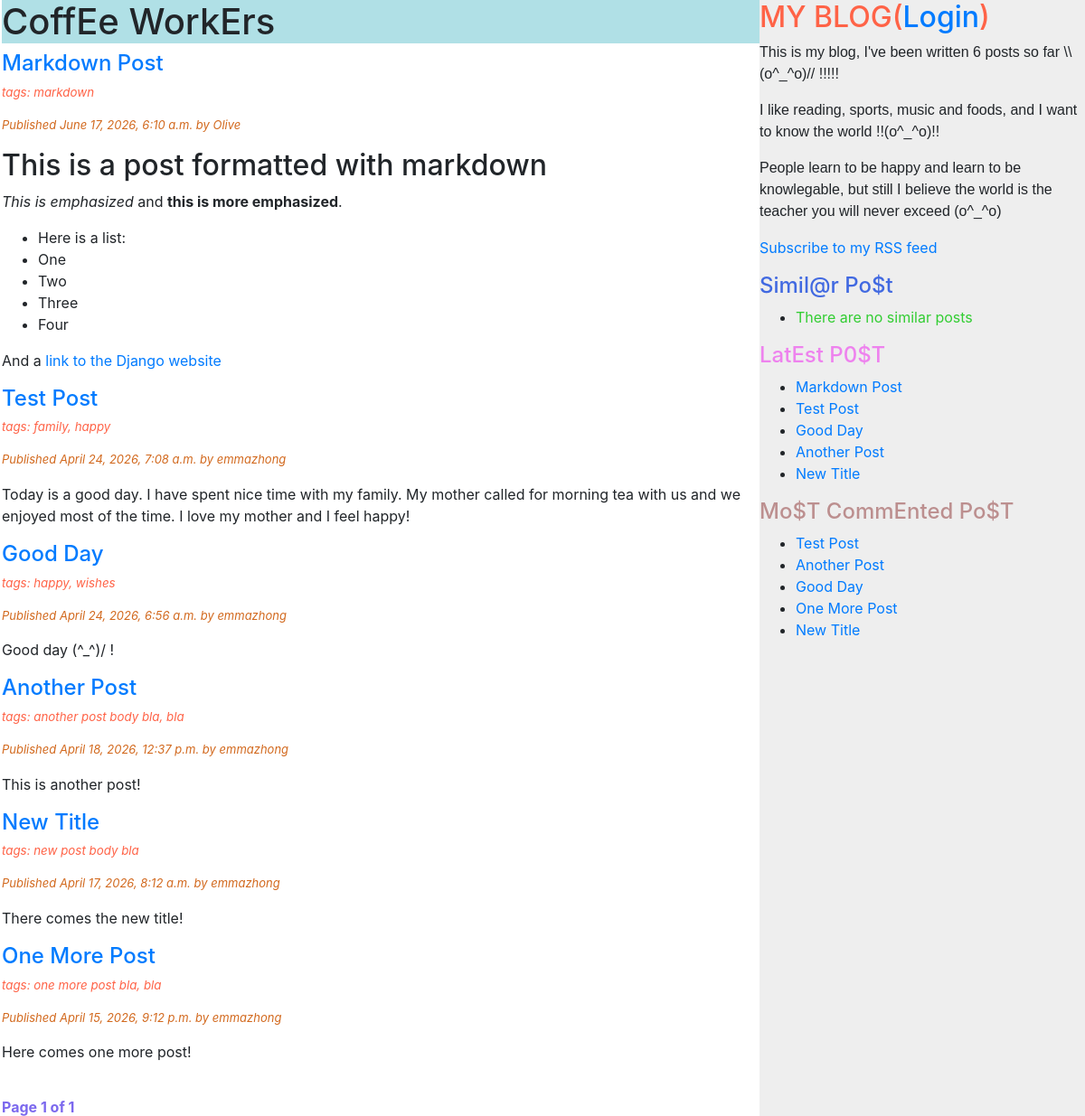
Before: / with the older database file.
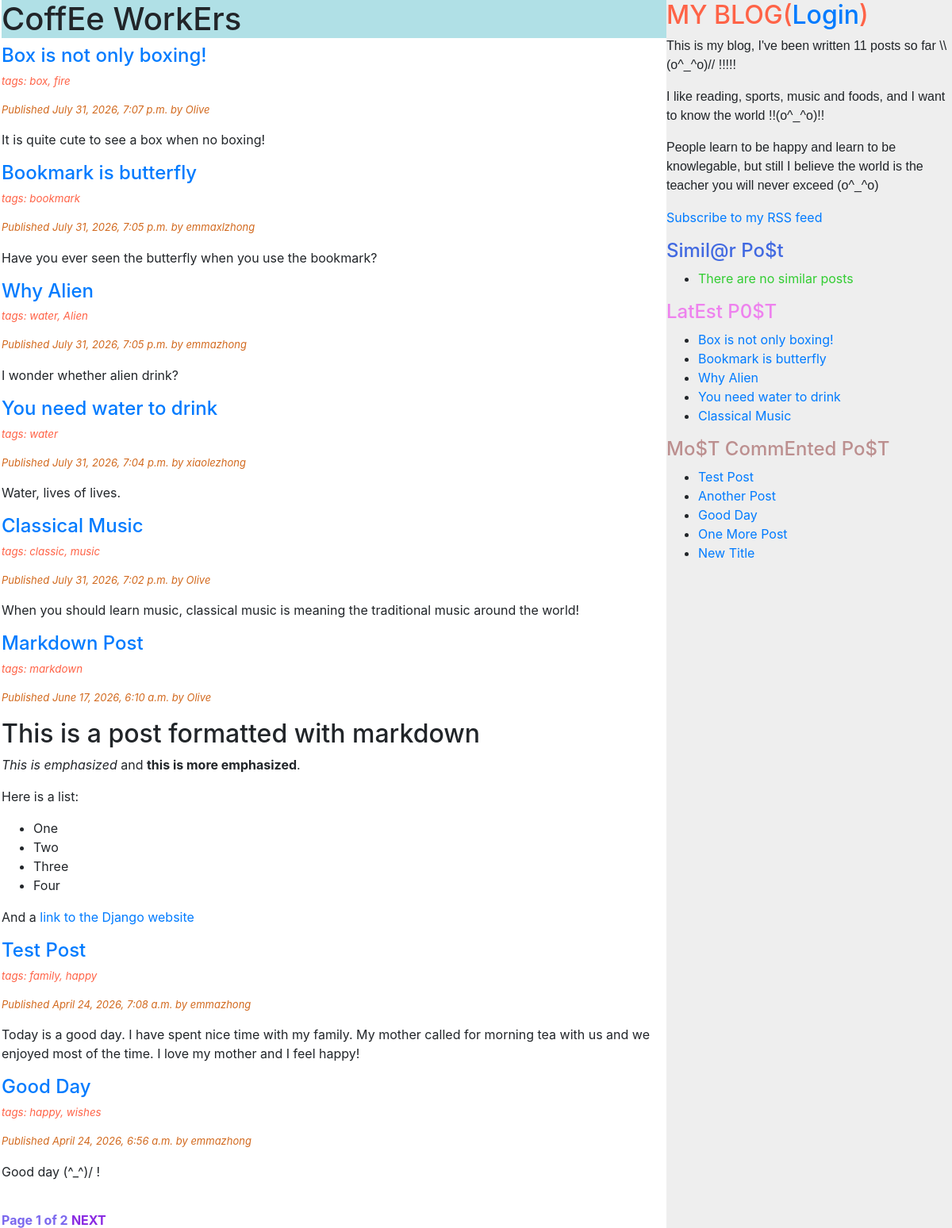
After: the same page with the newer database file.
### blog/models.py (models this page shows, shortened)
class Post(models.Model):
    objects = models.Manager()
    published = PublishedManager()
    tags = TaggableManager()
    STATUS_CHOICES = (
        ('draft', 'Draft'),
        ('published', 'Published'),
    )
    title = models.CharField(max_length=250)
    slug = models.SlugField(max_length=250, unique_for_date='publish')
    author = models.ForeignKey(User, on_delete=models.CASCADE, related_name='blog_posts')
    body = models.TextField()
    publish = models.DateTimeField(default=timezone.now)
    created = models.DateTimeField(auto_now_add=True)
    updated = models.DateTimeField(auto_now_add=True)
    status = models.CharField(max_length=10, choices=STATUS_CHOICES, default='published')
    class Meta:
        ordering = ('-publish', )
    def get_absolute_url(self):
        return reverse('blog:post_detail', args=[self.publish.year, self.publish.strftime('%m'), self.publish.strftime('%d'), self.slug])

### blog/views.py (the view)
# urls.py: path('', views.PostListView.as_view(), name='post_list'),
class PostListView(ListView):
    queryset = Post.published.all()
    context_object_name = 'posts'
    paginate_by = 8
    template_name = 'blog/post/list.html'

### blog/models.py (called while the page is built)
    def get_queryset(self):
        return super().get_queryset().filter(status='published')

### blog/templatetags/blog_tags.py (called while the page is built)
@register.simple_tag
def total_posts():
    return Post.published.count()

@register.inclusion_tag('blog/post/latest_posts.html')
def show_latest_posts(count=5):
    latest_posts = Post.published.order_by('-publish')[:count]
    return {'latest_posts': latest_posts}

@register.simple_tag
def get_most_commented_posts(count=5):
    return Post.published.annotate(total_comments=Count('comments')).order_by('-total_comments')[:count]

@register.filter(name='markdown')
def markdown_format(text):
    return mark_safe(markdown.markdown(text))

### blog/templates/blog/post/list.html (shortened to what this page needs)
{% extends "blog/base.html" %}
{% load blog_tags %}
{% block content %}
<h1 style="background-color:powderblue">CoffEe WorkErs</h1>
{% for post in posts %}
<h4>
    <a href="{{ post.get_absolute_url }}">{{ post.title }}</a>
</h4>
<p class="tags" style="color:tomato;font-style:italic;font-size:smaller;">tags: {{ post.tags.all|join:", " }}</p>
<p class="date" style="font-size:small; font-style: italic;color: chocolate;">Published {{ post.publish }} by {{ post.author }}</p>
<div class="post" style="font-size: medium;">
    {{ post.body|markdown|truncatewords_html:42 }}
</div>
{% endfor %}
<br>
{% include "blog/pagination.html" with page=page_obj %}
</div>
{% endblock content %}

### blog/templates/blog/base.html (shortened to what this page needs)
{% load static %}
{% load blog_tags %}
<!DOCTYPE html>
<html>
    <head>
        <link rel="stylesheet" href="https://cdnjs.cloudflare.com/ajax/libs/twitter-bootstrap/4.3.1/css/bootstrap.min.css">
    </head>
    <body>
        <div>
            <div id="content" style="float:left;padding-left:2px;width:70vw;height: 100vh;">
            {% block content %}
            {% endblock content %}
            </div>
            <div id="sidebar" style="background-color:#EEEEEE;float:left;width:30vw;height: 100vmax;">
                <h2 style="color:tomato;">MY BLOG(<a href="">Login</a>)</h2>
                <p style="font-family: Arial, Helvetica, sans-serif;">This is my blog, I've been written {% total_posts %} posts so far \\(o^_^o)// !!!!!</p>
                <p style="font-family: Arial, Helvetica, sans-serif;">I like reading, sports, music and foods, and I want to know the world !!(o^_^o)!!</p>
                <p style="font-family: Arial, Helvetica, sans-serif;">People learn to be happy and learn to be knowlegable, but still I believe the world is the teacher you will never exceed (o^_^o)</p>
                <p><a href="{% url 'blog:post_feed' %}">Subscribe to my RSS feed</a></p>
                <h4 style="color:royalblue;">Simil@r Po$t</h4>
                <ul>
                    {% for post in similar_posts %}
                    <li>
                        <a href="{{ post.get_absolute_url }}">{{ post.title }}</a>
                    </li>
                    {% empty %}
                    <li>
                        <a style="color:limegreen">There are no similar posts</a>
                    </li>
                    {% endfor %}
                </ul>
                <h4 style="color:violet;">LatEst P0$T</h4>
                {% show_latest_posts 5 %}
                <h4 style="color:rosybrown;">Mo$T CommEnted Po$T</h4>
                {% get_most_commented_posts as most_commented_posts %}
                <ul>
                    {% for post in most_commented_posts %}
                    <li>
                        <a href="{{ post.get_absolute_url }}">{{ post.title }}</a>
                    </li>
                    {% endfor %}
                </ul>
            </div>
    </body>
</html>

### blog/templates/blog/post/latest_posts.html
<ul>
    {% for post in latest_posts %}
    <li>
        <a href="{{ post.get_absolute_url }}">{{ post.title }}</a>
    </li>
    {% endfor %}
</ul>

Changed rows visible on the page:
no longer on one of the page's lists (row edited): Post: title "Markdown Post"
no longer on one of the page's lists (row unchanged): Post: title "Test Post"
no longer on one of the page's lists (row unchanged): Post: title "Good Day"
no longer on one of the page's lists (row unchanged): Post: title "Another Post", tags.all "another post body bla, bla", publish "April 18, 2026, 12:37 p.m.", author "emmazhong", body "This is another post!"
no longer on one of the page's lists (row unchanged): Post: title "One More Post", tags.all "one more post bla, bla", publish "April 15, 2026, 9:12 p.m.", author "emmazhong", body "Here comes one more post!"
no longer on one of the page's lists (row unchanged): Post: title "New Title", tags.all "new post body bla", publish "April 17, 2026, 8:12 a.m.", author "emmazhong", body "There comes the new title!"
added Post: title "Box is not only boxing!", tags.all "box, fire", publish "July 31, 2026, 7:07 p.m.", author "Olive", body "It is quite cute to see a box when no boxing!"
added Post: title "Bookmark is butterfly", tags.all "bookmark", publish "July 31, 2026, 7:05 p.m.", author "emmaxlzhong", body "Have you ever seen the butterfly when you use the bookmark?"
added Post: title "Why Alien", tags.all "water, Alien", publish "July 31, 2026, 7:05 p.m.", author "emmazhong", body "I wonder whether alien drink?"
added Post: title "You need water to drink", tags.all "water", publish "July 31, 2026, 7:04 p.m.", author "xiaolezhong", body "Water, lives of lives."
added Post: title "Classical Music", tags.all "classic, music", publish "July 31, 2026, 7:02 p.m.", author "Olive", body "When you should learn music, classical music is meaning the traditional music around the world!"
Other visible differences:
{{ page.paginator.num_pages }}: "1" → "2"
text no longer shown: "6"
text now shown: "NEXT 11"
